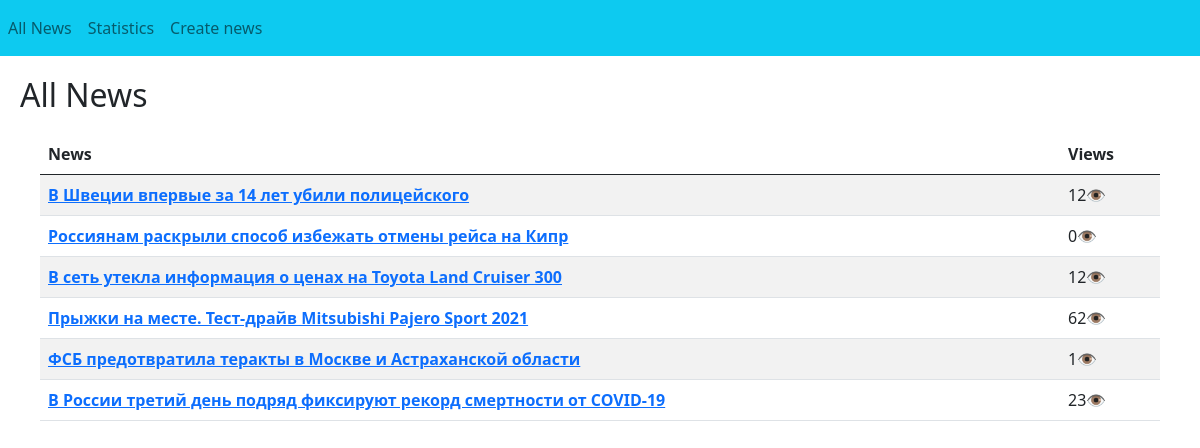
Before: /NewsApp/list with the older database file.
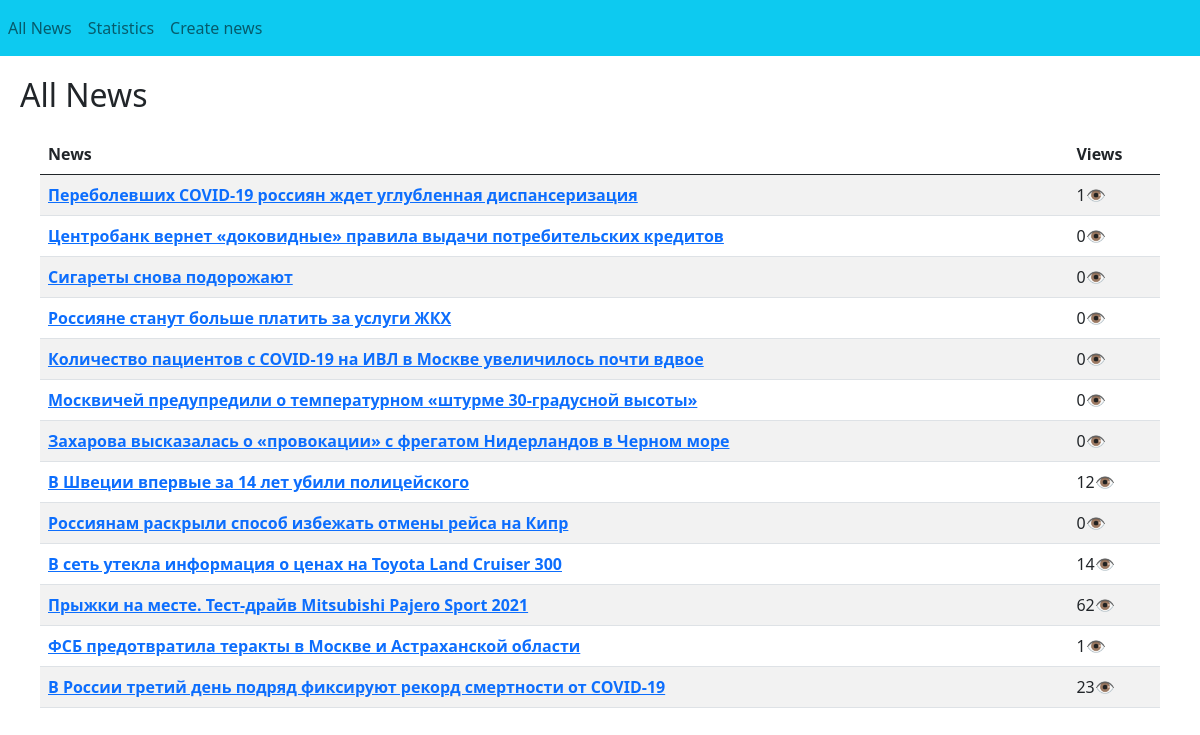
After: the same page with the newer database file.
### NewsApp/models.py (models this page shows, shortened)
class News(models.Model):
    news_title = models.CharField('Заголовок', max_length=200)
    news_text = models.TextField('Текст новости')
    pub_date = models.DateTimeField(default=datetime.datetime.now)
    views_count = models.IntegerField(default=0)
    tags = TaggableManager()
    author = models.CharField('Автор', max_length=200)

### NewsApp/views.py (the view)
# urls.py: path('list', views.index, name='index'),
def index(request):
    all_news_list = News.objects.order_by('-pub_date')
    return render(request, 'list.html', {'all_news_list': all_news_list, 'header': 'All News'})

### NewsApp/templates/list.html (shortened to what this page needs)
{% extends 'base.html' %}
{% block content %}
    <h2 class="header_text">{{ header }}</h2>
    <div class="table_container">
        <table class="table table-striped table-hover">
            <thead>
            <tr>
                <th scope="col">News</th>
                <th scope="col">Views</th>
            </tr>
            </thead>
            <tbody>
            {% if all_news_list %}
                {% for item in all_news_list %}
                    <tr>
                        <th scope="row"><a href="{% url 'NewsApp:detail' item.id %}">{{ item.news_title }}</a></th>
                        <td><s></s>{{ item.views_count }}&#128065;</td>
                    </tr>
                {% endfor %}
            {% else %}
                Статьи не найдены
            {% endif %}
            </tbody>
        </table>
    </div>
{% endblock %}

Changed rows visible on the page:
added News: news_title "Переболевших COVID-19 россиян ждет углубленная диспансеризация", views_count "1"
added News: news_title "Центробанк вернет «доковидные» правила выдачи потребительских кредитов", views_count "0"
added News: news_title "Сигареты снова подорожают", views_count "0"
added News: news_title "Россияне станут больше платить за услуги ЖКХ", views_count "0"
added News: news_title "Количество пациентов с COVID-19 на ИВЛ в Москве увеличилось почти вдвое", views_count "0"
added News: news_title "Москвичей предупредили о температурном «штурме 30-градусной высоты»", views_count "0"
added News: news_title "Захарова высказалась о «провокации» с фрегатом Нидерландов в Черном море", views_count "0"
changed News "В сеть утекла информация о ценах на Toyota Land Cruiser 300": views_count "12" → "14"
